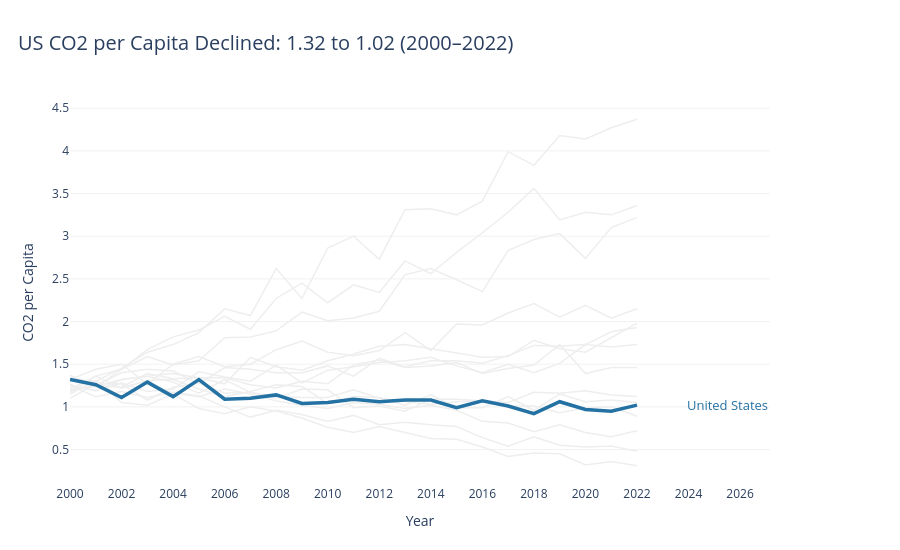

The code cell stored with this chart in its notebook:
### Markdown cell above
## Task 1 - A line chart showing CO2 per Capita for all countries in the dataset

**Requirements:**
- All countries shown (for context), but only **one highlighted in colour** — your choice which
- All other lines in grey (#EEEEEE), thinner
- Highlighted country **labelled directly** at the end of its line (not in a legend)
- Insight title that names the highlighted country and its story

### Code cell
# Task 1: CO2 per capita for all countries
# Highlight the United States

import plotly.graph_objects as go

# Step 1: Choose the country to highlight
highlight_country = 'United States'

# Step 2: Sort the data by year for each country
df_sorted = df.sort_values('Year')

# Get the highlighted country's data
highlight_df = df_sorted[
    df_sorted['Country'] == highlight_country
].sort_values('Year')

# Calculate the change from the first year to the last year
start_value = highlight_df.iloc[0]['CO2_per_capita']
end_value = highlight_df.iloc[-1]['CO2_per_capita']
start_year = int(highlight_df.iloc[0]['Year'])
end_year = int(highlight_df.iloc[-1]['Year'])

if end_value < start_value:
    trend = 'declined'
elif end_value > start_value:
    trend = 'increased'
else:
    trend = 'remained stable'

# Step 3: Create the figure
fig = go.Figure()

# Add all countries in light grey
for country in df_sorted['Country'].unique():
    if country != highlight_country:
        country_df = df_sorted[df_sorted['Country'] == country]

        fig.add_trace(go.Scatter(
            x=country_df['Year'],
            y=country_df['CO2_per_capita'],
            mode='lines',
            name=country,
            line=dict(color='#EEEEEE', width=1.5),
            hovertemplate=(
                f'{country}<br>'
                'Year: %{x}<br>'
                'CO2 per capita: %{y:.2f}'
                '<extra></extra>'
            ),
            showlegend=False
        ))

# Add the United States as the highlighted line
fig.add_trace(go.Scatter(
    x=highlight_df['Year'],
    y=highlight_df['CO2_per_capita'],
    mode='lines',
    name=highlight_country,
    line=dict(color='#2471A3', width=3.5),
    hovertemplate=(
        'United States<br>'
        'Year: %{x}<br>'
        'CO2 per capita: %{y:.2f}'
        '<extra></extra>'
    ),
    showlegend=False
))

# Step 4: Label the highlighted line at its endpoint
fig.add_annotation(
    x=end_year,
    y=end_value,
    text='United States',
    showarrow=False,
    xshift=48,
    font=dict(size=13, color='#2471A3'),
    xanchor='left'
)

# Step 5: Add an insight title
fig.update_layout(
    title=(
        f'US CO2 per Capita {trend.capitalize()}: '
        f'{start_value:.2f} to {end_value:.2f} '
        f'({start_year}–{end_year})'
    ),
    template='plotly_white',
    title_x=0.02,
    title_font_size=20,
    height=550,
    margin=dict(l=70, r=130, t=100, b=65),
    xaxis_title='Year',
    yaxis_title='CO2 per Capita',
    showlegend=False,
    hovermode='x unified'
)

# Remove chart borders and heavy gridlines
fig.update_xaxes(
    showline=False,
    showgrid=False,
    zeroline=False,
    dtick=2
)

fig.update_yaxes(
    showline=False,
    showgrid=True,
    gridcolor='#F2F2F2',
    zeroline=False
)

fig.show()

### Figure 1 — Plotly figure (JSON) as saved in the notebook; plotly's stock layout.template omitted (floating-point values rounded to 4 significant figures)
{"data": [{"hovertemplate": "Indonesia<br>Year: %{x}<br>CO2 per capita: %{y:.2f}<extra></extra>", "line": {"color": "#EEEEEE", "width": 1.5}, "mode": "lines", "name": "Indonesia", "showlegend": false, "type": "scatter", "x": [2000, 2001, 2002, 2003, 2004, 2005, 2006, 2007, 2008, 2009, 2010, 2011, 2012, 2013, 2014, 2015, 2016, 2017, 2018, 2019, 2020, 2021, 2022], "y": [1.37, 1.23, 1.44, 1.59, 1.49, 1.54, 1.81, 1.82, 1.89, 2.11, 2.01, 2.04, 2.12, 2.55, 2.62, 2.49, 2.35, 2.83, 2.96, 3.03, 2.74, 3.1, 3.22]}, {"hovertemplate": "Germany<br>Year: %{x}<br>CO2 per capita: %{y:.2f}<extra></extra>", "line": {"color": "#EEEEEE", "width": 1.5}, "mode": "lines", "name": "Germany", "showlegend": false, "type": "scatter", "x": [2000, 2001, 2002, 2003, 2004, 2005, 2006, 2007, 2008, 2009, 2010, 2011, 2012, 2013, 2014, 2015, 2016, 2017, 2018, 2019, 2020, 2021, 2022], "y": [1.25, 1.12, 1.18, 1.11, 1.17, 1.13, 1.0, 0.88, 0.96, 0.91, 0.83, 0.9, 0.79, 0.82, 0.79, 0.77, 0.64, 0.54, 0.65, 0.55, 0.53, 0.54, 0.48]}, {"hovertemplate": "India<br>Year: %{x}<br>CO2 per capita: %{y:.2f}<extra></extra>", "line": {"color": "#EEEEEE", "width": 1.5}, "mode": "lines", "name": "India", "showlegend": false, "type": "scatter", "x": [2000, 2001, 2002, 2003, 2004, 2005, 2006, 2007, 2008, 2009, 2010, 2011, 2012, 2013, 2014, 2015, 2016, 2017, 2018, 2019, 2020, 2021, 2022], "y": [1.21, 1.36, 1.44, 1.67, 1.82, 1.9, 2.06, 1.91, 2.27, 2.45, 2.22, 2.43, 2.34, 2.71, 2.56, 2.81, 3.04, 3.28, 3.56, 3.19, 3.28, 3.25, 3.36]}, {"hovertemplate": "Mexico<br>Year: %{x}<br>CO2 per capita: %{y:.2f}<extra></extra>", "line": {"color": "#EEEEEE", "width": 1.5}, "mode": "lines", "name": "Mexico", "showlegend": false, "type": "scatter", "x": [2000, 2001, 2002, 2003, 2004, 2005, 2006, 2007, 2008, 2009, 2010, 2011, 2012, 2013, 2014, 2015, 2016, 2017, 2018, 2019, 2020, 2021, 2022], "y": [1.18, 1.25, 1.4, 1.44, 1.42, 1.27, 1.46, 1.44, 1.4, 1.4, 1.48, 1.36, 1.57, 1.47, 1.54, 1.54, 1.51, 1.6, 1.72, 1.71, 1.73, 1.88, 1.93]}, {"hovertemplate": "United Kingdom<br>Year: %{x}<br>CO2 per capita: %{y:.2f}<extra></extra>", "line": {"color": "#EEEEEE", "width": 1.5}, "mode": "lines", "name": "United Kingdom", "showlegend": false, "type": "scatter", "x": [2000, 2001, 2002, 2003, 2004, 2005, 2006, 2007, 2008, 2009, 2010, 2011, 2012, 2013, 2014, 2015, 2016, 2017, 2018, 2019, 2020, 2021, 2022], "y": [1.15, 1.31, 1.05, 1.02, 1.15, 0.98, 0.92, 1.0, 0.95, 0.87, 0.76, 0.7, 0.77, 0.7, 0.63, 0.62, 0.53, 0.42, 0.46, 0.45, 0.32, 0.36, 0.31]}, {"hovertemplate": "France<br>Year: %{x}<br>CO2 per capita: %{y:.2f}<extra></extra>", "line": {"color": "#EEEEEE", "width": 1.5}, "mode": "lines", "name": "France", "showlegend": false, "type": "scatter", "x": [2000, 2001, 2002, 2003, 2004, 2005, 2006, 2007, 2008, 2009, 2010, 2011, 2012, 2013, 2014, 2015, 2016, 2017, 2018, 2019, 2020, 2021, 2022], "y": [1.34, 1.29, 1.12, 1.28, 1.16, 1.12, 1.21, 1.15, 1.07, 1.02, 0.98, 1.05, 1.03, 0.98, 1.02, 0.96, 0.83, 0.81, 0.71, 0.79, 0.7, 0.65, 0.72]}, {"hovertemplate": "Brazil<br>Year: %{x}<br>CO2 per capita: %{y:.2f}<extra></extra>", "line": {"color": "#EEEEEE", "width": 1.5}, "mode": "lines", "name": "Brazil", "showlegend": false, "type": "scatter", "x": [2000, 2001, 2002, 2003, 2004, 2005, 2006, 2007, 2008, 2009, 2010, 2011, 2012, 2013, 2014, 2015, 2016, 2017, 2018, 2019, 2020, 2021, 2022], "y": [1.26, 1.19, 1.32, 1.36, 1.39, 1.34, 1.27, 1.58, 1.47, 1.43, 1.54, 1.62, 1.71, 1.73, 1.68, 1.63, 1.58, 1.59, 1.78, 1.68, 1.64, 1.81, 1.98]}, {"hovertemplate": "Russia<br>Year: %{x}<br>CO2 per capita: %{y:.2f}<extra></extra>", "line": {"color": "#EEEEEE", "width": 1.5}, "mode": "lines", "name": "Russia", "showlegend": false, "type": "scatter", "x": [2000, 2001, 2002, 2003, 2004, 2005, 2006, 2007, 2008, 2009, 2010, 2011, 2012, 2013, 2014, 2015, 2016, 2017, 2018, 2019, 2020, 2021, 2022], "y": [1.19, 1.24, 1.32, 1.36, 1.29, 1.16, 1.32, 1.17, 1.12, 1.11, 1.11, 1.2, 1.1, 1.06, 1.03, 1.06, 1.07, 1.05, 1.17, 1.16, 1.19, 1.14, 1.12]}, {"hovertemplate": "South Korea<br>Year: %{x}<br>CO2 per capita: %{y:.2f}<extra></extra>", "line": {"color": "#EEEEEE", "width": 1.5}, "mode": "lines", "name": "South Korea", "showlegend": false, "type": "scatter", "x": [2000, 2001, 2002, 2003, 2004, 2005, 2006, 2007, 2008, 2009, 2010, 2011, 2012, 2013, 2014, 2015, 2016, 2017, 2018, 2019, 2020, 2021, 2022], "y": [1.32, 1.44, 1.5, 1.27, 1.5, 1.59, 1.47, 1.5, 1.67, 1.77, 1.64, 1.6, 1.66, 1.87, 1.66, 1.97, 1.96, 2.1, 2.21, 2.05, 2.19, 2.04, 2.15]}, {"hovertemplate": "China<br>Year: %{x}<br>CO2 per capita: %{y:.2f}<extra></extra>", "line": {"color": "#EEEEEE", "width": 1.5}, "mode": "lines", "name": "China", "showlegend": false, "type": "scatter", "x": [2000, 2001, 2002, 2003, 2004, 2005, 2006, 2007, 2008, 2009, 2010, 2011, 2012, 2013, 2014, 2015, 2016, 2017, 2018, 2019, 2020, 2021, 2022], "y": [1.32, 1.3, 1.45, 1.64, 1.73, 1.87, 2.15, 2.07, 2.62, 2.27, 2.86, 3.0, 2.73, 3.31, 3.32, 3.25, 3.41, 3.99, 3.83, 4.18, 4.14, 4.27, 4.37]}, {"hovertemplate": "Australia<br>Year: %{x}<br>CO2 per capita: %{y:.2f}<extra></extra>", "line": {"color": "#EEEEEE", "width": 1.5}, "mode": "lines", "name": "Australia", "showlegend": false, "type": "scatter", "x": [2000, 2001, 2002, 2003, 2004, 2005, 2006, 2007, 2008, 2009, 2010, 2011, 2012, 2013, 2014, 2015, 2016, 2017, 2018, 2019, 2020, 2021, 2022], "y": [1.26, 1.19, 1.28, 1.18, 1.21, 1.41, 1.35, 1.3, 1.49, 1.28, 1.43, 1.47, 1.52, 1.54, 1.58, 1.48, 1.4, 1.5, 1.4, 1.51, 1.73, 1.7, 1.73]}, {"hovertemplate": "Canada<br>Year: %{x}<br>CO2 per capita: %{y:.2f}<extra></extra>", "line": {"color": "#EEEEEE", "width": 1.5}, "mode": "lines", "name": "Canada", "showlegend": false, "type": "scatter", "x": [2000, 2001, 2002, 2003, 2004, 2005, 2006, 2007, 2008, 2009, 2010, 2011, 2012, 2013, 2014, 2015, 2016, 2017, 2018, 2019, 2020, 2021, 2022], "y": [1.17, 1.36, 1.22, 1.31, 1.32, 1.21, 1.12, 1.18, 1.26, 1.24, 1.04, 1.12, 1.11, 1.02, 1.14, 0.99, 0.99, 1.12, 0.96, 1.15, 1.06, 1.08, 1.05]}, {"hovertemplate": "South Africa<br>Year: %{x}<br>CO2 per capita: %{y:.2f}<extra></extra>", "line": {"color": "#EEEEEE", "width": 1.5}, "mode": "lines", "name": "South Africa", "showlegend": false, "type": "scatter", "x": [2000, 2001, 2002, 2003, 2004, 2005, 2006, 2007, 2008, 2009, 2010, 2011, 2012, 2013, 2014, 2015, 2016, 2017, 2018, 2019, 2020, 2021, 2022], "y": [1.2, 1.25, 1.23, 1.39, 1.33, 1.34, 1.34, 1.26, 1.22, 1.3, 1.27, 1.49, 1.55, 1.46, 1.48, 1.52, 1.39, 1.45, 1.49, 1.73, 1.39, 1.46, 1.46]}, {"hovertemplate": "Japan<br>Year: %{x}<br>CO2 per capita: %{y:.2f}<extra></extra>", "line": {"color": "#EEEEEE", "width": 1.5}, "mode": "lines", "name": "Japan", "showlegend": false, "type": "scatter", "x": [2000, 2001, 2002, 2003, 2004, 2005, 2006, 2007, 2008, 2009, 2010, 2011, 2012, 2013, 2014, 2015, 2016, 2017, 2018, 2019, 2020, 2021, 2022], "y": [1.1, 1.27, 1.27, 1.08, 1.23, 1.28, 1.16, 1.17, 1.1, 1.21, 1.2, 0.99, 1.01, 0.95, 1.09, 1.09, 1.07, 1.01, 1.01, 0.93, 0.99, 1.0, 0.89]}, {"hovertemplate": "United States<br>Year: %{x}<br>CO2 per capita: %{y:.2f}<extra></extra>", "line": {"color": "#2471A3", "width": 3.5}, "mode": "lines", "name": "United States", "showlegend": false, "type": "scatter", "x": [2000, 2001, 2002, 2003, 2004, 2005, 2006, 2007, 2008, 2009, 2010, 2011, 2012, 2013, 2014, 2015, 2016, 2017, 2018, 2019, 2020, 2021, 2022], "y": [1.32, 1.26, 1.11, 1.29, 1.12, 1.32, 1.09, 1.1, 1.14, 1.04, 1.05, 1.09, 1.06, 1.08, 1.08, 0.99, 1.07, 1.01, 0.92, 1.06, 0.97, 0.95, 1.02]}], "layout": {"annotations": [{"font": {"color": "#2471A3", "size": 13}, "showarrow": false, "text": "United States", "x": 2022, "xanchor": "left", "xshift": 48, "y": 1.02}], "height": 550, "hovermode": "x unified", "margin": {"b": 65, "l": 70, "r": 130, "t": 100}, "showlegend": false, "title": {"font": {"size": 20}, "text": "US CO2 per Capita Declined: 1.32 to 1.02 (2000–2022)", "x": 0.02}, "xaxis": {"dtick": 2, "showgrid": false, "showline": false, "title": {"text": "Year"}, "zeroline": false}, "yaxis": {"gridcolor": "#F2F2F2", "showgrid": true, "showline": false, "title": {"text": "CO2 per Capita"}, "zeroline": false}}}
